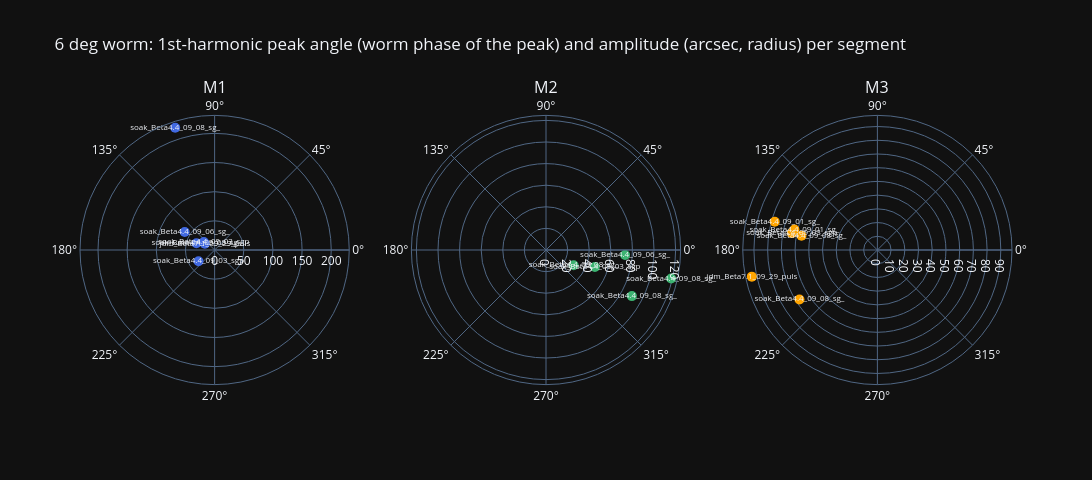

The cell this chart's notebook holds for it:
### Markdown cell above
## 4. Does each motor's worm phase repeat night to night?

A fixed profile on the MCU angles works only if each motor's worm phase is the same every session, i.e. the MCU's
angle reference survives power cycles. For every raw-angle segment of this mount where a motor turns at least 2 worm
turns: the 1st-harmonic amplitude and phase from a joint fit of that segment. Per motor, how tightly the phases
cluster across sessions: R = 1 identical, ~0 random; p = the chance of that much clustering from random phases.
Control: the same at arbitrary worm angles, where phases should not cluster.

Most archived nights logged the 518 angles (box attitude × motor angles): M1's includes that night's heading, so its
phase can shift between sites or setups; nights with `zeta` (517) logged don't have that problem. The worm profile
test measures on 517 directly.

### Code cell
PHASE_ANGLES = (WORM_THETA, 5.2, 6.9, 8.3, 4.5)                  # 6.0 and arbitrary controls
MOUNT = 'jdm'
for_mount = [s for s in raw_segs if OWNER(s.session) == MOUNT]
tables = {W: worm_phase_table(for_mount, lat_of, worm_theta=W) for W in PHASE_ANGLES}
ph = tables[WORM_THETA]
summary = pd.DataFrame({(f'{W:g} deg', m): phase_consistency(g.loc[g['amp'] >= 10, 'phase'])
                        for W, t in tables.items() for m, g in t.groupby('motor')}).T
print(f"{MOUNT}'s mount: phase clustering per motor (segments with amplitude >= 10\"):")
display(summary.round(3))
fig = make_subplots(rows=1, cols=3, specs=[[{'type': 'polar'}] * 3], subplot_titles=list(MOTORS))
for k, m in enumerate(MOTORS):
    g = ph[ph['motor'] == m]
    fig.add_trace(go.Scatterpolar(theta=(90 - g['phase']) % 360, r=g['amp'], mode='markers+text', marker=dict(size=10, color=COLOURS[m]),
                                  text=g['session'].str.replace('alpaca.', '').str[:22], textfont=dict(size=8),
                                  name=m, showlegend=False), row=1, col=k + 1)
fig.update_layout(height=480, width=1400, template=TEMPLATE,
                  title=f'{WORM_THETA:g} deg worm: 1st-harmonic peak angle (worm phase of the peak) and amplitude (arcsec, radius) per segment')
fig.show()
display(ph.assign(seg=ph['seg'].str.replace('alpaca.', '')).round(1))

### Figure 1 — Plotly figure (JSON) as saved in the notebook; plotly's stock layout.template omitted (floating-point values rounded to 4 significant figures)
{"data": [{"marker": {"color": "royalblue", "size": 10}, "mode": "markers+text", "name": "M1", "r": [19.89, 33.7, 22.91, 59.82, 220.1, 33.34], "showlegend": false, "subplot": "polar", "text": ["jdm_Beta7.1_09_29_puls", "soak_Beta4.4_09_03_sgp", "soak_Beta4.4_09_03_sgp", "soak_Beta4.4_09_06_sg_", "soak_Beta4.4_09_08_sg_", "soak_Beta4.4_09_08_sg_"], "textfont": {"size": 8}, "theta": [147.2, 215.0, 143.6, 149.1, 107.9, 159.4], "type": "scatterpolar"}, {"marker": {"color": "mediumseagreen", "size": 10}, "mode": "markers+text", "name": "M2", "r": [47.91, 73.36, 118.9, 90.26, 29.18], "showlegend": false, "subplot": "polar2", "text": ["soak_Beta4.4_09_03_sgp", "soak_Beta4.4_09_06_sg_", "soak_Beta4.4_09_08_sg_", "soak_Beta4.4_09_08_sg_", "soak_Beta4.4_09_08_sg_"], "textfont": {"size": 8}, "theta": [340.9, 356.3, 347.1, 331.8, 331.2], "type": "scatterpolar"}, {"marker": {"color": "orange", "size": 10}, "mode": "markers+text", "name": "M3", "r": [93.61, 77.61, 62.28, 63.54, 67.3, 56.3], "showlegend": false, "subplot": "polar3", "text": ["jdm_Beta7.1_09_29_puls", "soak_Beta4.4_09_01_sg_", "soak_Beta4.4_09_01_sg_", "soak_Beta4.4_09_03_sgp", "soak_Beta4.4_09_08_sg_", "soak_Beta4.4_09_08_sg_"], "textfont": {"size": 8}, "theta": [192.0, 164.7, 166.2, 168.8, 212.4, 169.4], "type": "scatterpolar"}], "layout": {"annotations": [{"font": {"size": 16}, "showarrow": false, "text": "M1", "x": 0.1444, "xanchor": "center", "xref": "paper", "y": 1.0, "yanchor": "bottom", "yref": "paper"}, {"font": {"size": 16}, "showarrow": false, "text": "M2", "x": 0.5, "xanchor": "center", "xref": "paper", "y": 1.0, "yanchor": "bottom", "yref": "paper"}, {"font": {"size": 16}, "showarrow": false, "text": "M3", "x": 0.8556, "xanchor": "center", "xref": "paper", "y": 1.0, "yanchor": "bottom", "yref": "paper"}], "height": 480, "polar": {"domain": {"x": [0.0, 0.2889], "y": [0.0, 1.0]}}, "polar2": {"domain": {"x": [0.3556, 0.6444], "y": [0.0, 1.0]}}, "polar3": {"domain": {"x": [0.7111, 1.0], "y": [0.0, 1.0]}}, "title": {"text": "6 deg worm: 1st-harmonic peak angle (worm phase of the peak) and amplitude (arcsec, radius) per segment"}, "width": 1400}}
